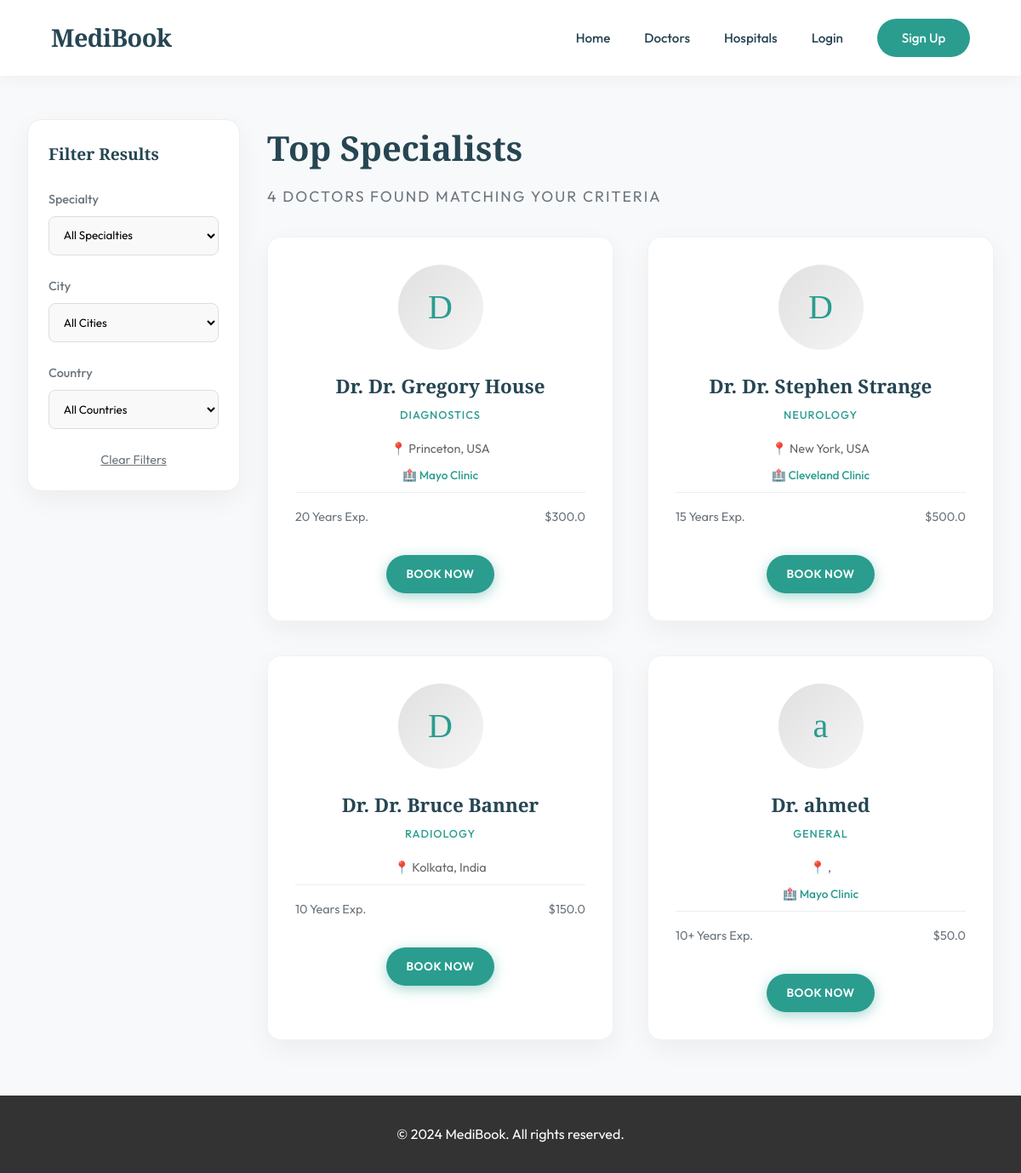
Page /doctors on the committed database.
### database.py (models this page shows)
class Doctor(db.Model):
    id = db.Column(db.Integer, primary_key=True)
    user_id = db.Column(db.Integer, db.ForeignKey('user.id'), nullable=False)
    specialization = db.Column(db.String(100), nullable=False)
    bio = db.Column(db.Text, nullable=True)
    experience_years = db.Column(db.Integer, nullable=True)
    consultation_fee = db.Column(db.Float, nullable=False, default=50.0)
    image_url = db.Column(db.String(200), nullable=True)
    education = db.Column(db.Text, nullable=True)  # Can store multiple degrees/institutions
    city = db.Column(db.String(100), nullable=True)
    country = db.Column(db.String(100), nullable=True)
    hospital_id = db.Column(db.Integer, db.ForeignKey('hospital.id'), nullable=True)
    user = db.relationship('User', backref=db.backref('doctor_profile', uselist=False))
    hospital = db.relationship('Hospital', backref=db.backref('doctors', lazy=True))
    appointments = db.relationship('Appointment', backref='doctor', foreign_keys='Appointment.doctor_id', lazy=True)

class User(UserMixin, db.Model):
    id = db.Column(db.Integer, primary_key=True)
    name = db.Column(db.String(100), nullable=False)
    email = db.Column(db.String(120), unique=True, nullable=False)
    password = db.Column(db.String(200), nullable=False)
    role = db.Column(db.String(20), nullable=False)  # 'patient', 'doctor', 'admin'
    phone_number = db.Column(db.String(20), nullable=True)
    membership_id = db.Column(db.String(20), unique=True, nullable=True)
    appointments_as_patient = db.relationship('Appointment', backref='patient', foreign_keys='Appointment.patient_id', lazy=True)

class Hospital(db.Model):
    id = db.Column(db.Integer, primary_key=True)
    name = db.Column(db.String(150), nullable=False)
    city = db.Column(db.String(100), nullable=False)
    country = db.Column(db.String(100), nullable=False)
    image_url = db.Column(db.String(255), nullable=True)
    description = db.Column(db.Text, nullable=True)
    specialties = db.Column(db.String(200), nullable=True) # Comma separated list for simple filtering

### app.py (the view)
@app.route('/doctors')
def list_doctors():
    specialty = request.args.get('specialty')
    city = request.args.get('city')
    country = request.args.get('country')
    query = Doctor.query
    if specialty:
        query = query.filter(Doctor.specialization.ilike(f'%{specialty}%'))
    if city:
        query = query.filter(Doctor.city.ilike(f'%{city}%'))
    if country:
        query = query.filter(Doctor.country.ilike(f'%{country}%'))
    doctors = query.all()
    specialties = sorted(set([d.specialization for d in Doctor.query.all()]))
    cities = sorted(set([d.city for d in Doctor.query.filter(Doctor.city != None).all()]))
    countries = sorted(set([d.country for d in Doctor.query.filter(Doctor.country != None).all()]))
    return render_template('doctors.html', doctors=doctors, specialties=specialties, cities=cities, countries=countries)

### app.py (called while the page is built, shortened)
def get_current_admin():
    if 'admin_user_id' not in session or 'admin_authenticated' not in session:
        return None

@app.context_processor
def inject_admin_user():
    admin_user = get_current_admin()
    if not admin_user:
        return dict(admin_user=None)
    if current_user.is_authenticated:
        if current_user.id != admin_user.id:
            return dict(admin_user=None)
    return dict(admin_user=admin_user)

### templates/doctors.html (shortened to what this page needs)
{% extends "base.html" %}
{% block content %}
<div class="container page-spacer" style="display: flex; gap: 2rem; padding-top: 120px;">
    <aside class="sidebar-filters" style="width: 250px; flex-shrink: 0;">
        <div class="filter-card">
            <h3>Filter Results</h3>
            <form action="{{ url_for('list_doctors') }}" method="GET">
                <div class="filter-group">
                    <label>Specialty</label>
                    <select name="specialty" onchange="this.form.submit()">
                        <option value="">All Specialties</option>
                    </select>
                </div>
                <div class="filter-group">
                    <label>City</label>
                    <select name="city" onchange="this.form.submit()">
                        <option value="">All Cities</option>
                    </select>
                </div>
                <div class="filter-group">
                    <label>Country</label>
                    <select name="country" onchange="this.form.submit()">
                        <option value="">All Countries</option>
                    </select>
                </div>
                <a href="{{ url_for('list_doctors') }}" class="btn-clear">Clear Filters</a>
            </form>
        </div>
    </aside>
    <div class="results-grid" style="flex-grow: 1;">
        <div class="section-header" style="text-align: left; margin-bottom: 2rem;">
            <h2>Top Specialists</h2>
            <p>{{ doctors|length }} doctors found matching your criteria</p>
        </div>
        <div class="card-grid" style="grid-template-columns: repeat(auto-fill, minmax(280px, 1fr));">
            {% for doctor in doctors %}
            <div class="doctor-card glass-light tilt-card">
                <div class="doctor-avatar">{{ doctor.user.name[0] }}</div>
                <h4>Dr. {{ doctor.user.name }}</h4>
                <p class="specialization">{{ doctor.specialization }}</p>
                <p style="font-size: 0.9rem; color: #666; margin-bottom: 0.5rem;">
                    📍 {{ doctor.city }}, {{ doctor.country }}
                </p>
                {% if doctor.hospital %}
                <p style="font-size: 0.85rem; color: var(--primary); margin-bottom: 0.5rem; font-weight: 500;">
                    🏥 {{ doctor.hospital.name }}
                </p>
                {% endif %}
                <div class="doctor-meta">
                    <span>{{ doctor.experience_years or '10+' }} Years Exp.</span>
                    <span>${{ doctor.consultation_fee }}</span>
                </div>
                <a href="{{ url_for('book_appointment', doctor_id=doctor.id) }}" class="btn btn-sm btn-primary">Book
                    Now</a>
            </div>
            {% else %}
            <div class="no-results">
                <h3>No doctors found</h3>
                <p>Try adjusting your search filters.</p>
            </div>
            {% endfor %}
        </div>
    </div>
</div>
{% endblock %}

### templates/base.html (shortened to what this page needs)
<!DOCTYPE html>
<html lang="en">
<head>
    <link rel="stylesheet" href="{{ url_for('static', filename='css/style.css') }}?v=3">
</head>
<body>
    <nav class="navbar">
        <div class="nav-brand">MediBook</div>
        <div class="nav-links">
            <a href="{{ url_for('index') }}">Home</a>
            <a href="{{ url_for('list_doctors') }}">Doctors</a>
            <a href="{{ url_for('list_hospitals') }}">Hospitals</a>
            {% if current_user.is_authenticated %}
            <a href="{{ url_for('dashboard') }}">Appointments</a>
            <a href="{{ url_for('profile') }}">My Profile</a>
            <span class="user-greeting">Hello, {{ current_user.name }}</span>
            <a href="{{ url_for('logout') }}" class="nav-btn">Logout</a>
            {% else %}
            <a href="{{ url_for('login') }}">Login</a>
            <a href="{{ url_for('register') }}" class="nav-btn">Sign Up</a>
            {% endif %}
        </div>
    </nav>
    <div class="main-content">
        {% block content %}{% endblock %}
    </div>
    <footer style="background: #333; color: white; padding: 2rem; text-align: center; margin-top: 4rem;">
        <div class="container">
            <p>&copy; 2024 MediBook. All rights reserved.</p>
        </div>
    </footer>
</body>
</html>

### static/css/style.css (style rules this page uses)
:root { --primary: #2A9D8F; --primary-dark: #21867a; --secondary: #264653; --accent: #E9C46A; --bg-light: #F8F9FA; --text-main: #2C3E50; --text-muted: #6C757D; --gradient-hero: linear-gradient(135deg, rgba(38, 70, 83, 0.9), rgba(42, 157, 143, 0.8)); --glass-bg: rgba(255, 255, 255, 0.85); --glass-border: 1px solid rgba(255, 255, 255, 0.3); --shadow-soft: 0 10px 30px rgba(0, 0, 0, 0.05); --shadow-hover: 0 20px 40px rgba(0, 0, 0, 0.1); }
* { margin: 0; padding: 0; box-sizing: border-box; }
.page-spacer { padding-top: 140px !important; min-height: 80vh; }
body { font-family: 'Outfit', sans-serif; background-color: var(--bg-light); color: var(--text-main); line-height: 1.7; overflow-x: hidden; }
h1, h2, h3, h4 { font-family: 'Playfair Display', serif; font-weight: 600; }
.navbar { background: rgba(255, 255, 255, 0.95); backdrop-filter: blur(10px); padding: 1.25rem 5%; display: flex; justify-content: space-between; align-items: center; position: fixed; width: 100%; top: 0; z-index: 1000; box-shadow: 0 2px 20px rgba(0, 0, 0, 0.05); }
.nav-brand { font-family: 'Playfair Display', serif; font-size: 1.8rem; font-weight: 700; color: var(--secondary); letter-spacing: -0.5px; }
.nav-links { display: flex; gap: 2.5rem; align-items: center; }
.nav-links a { text-decoration: none; color: var(--secondary); font-weight: 500; font-size: 0.95rem; position: relative; transition: color 0.3s; }
.nav-links a::after { content: ''; position: absolute; width: 0; height: 1px; bottom: -4px; left: 0; background-color: var(--primary); transition: width 0.3s ease; }
.nav-btn { padding: 0.6rem 1.8rem; background-color: var(--primary); color: white !important; border-radius: 50px; transition: all 0.3s ease; }
.btn { display: inline-block; padding: 1rem 2.5rem; border-radius: 50px; font-weight: 600; text-decoration: none; transition: all 0.3s; letter-spacing: 0.5px; text-transform: uppercase; font-size: 0.9rem; }
.btn-primary { background-color: var(--primary); color: white; box-shadow: 0 4px 15px rgba(42, 157, 143, 0.4); }
.container { max-width: 1200px; margin: 0 auto; padding: 0 2rem; }
.card-grid { display: grid; grid-template-columns: repeat(auto-fit, minmax(300px, 1fr)); gap: 2.5rem; }
.glass-light { background: #fff; border: 1px solid rgba(0, 0, 0, 0.05); padding: 2rem; border-radius: 16px; box-shadow: var(--shadow-soft); text-align: center; transition: all 0.3s ease; }
.section-header { text-align: center; margin-bottom: 4rem; }
.section-header h2 { font-size: 2.5rem; color: var(--secondary); margin-bottom: 0.5rem; }
.section-header p { color: var(--text-muted); font-size: 1.1rem; text-transform: uppercase; letter-spacing: 2px; }
.doctor-avatar { width: 100px; height: 100px; background: linear-gradient(135deg, #e0e0e0, #f5f5f5); border-radius: 50%; margin: 0 auto 1.5rem; display: flex; align-items: center; justify-content: center; font-size: 2.5rem; color: var(--primary); font-family: 'Playfair Display', serif; }
.doctor-card h4 { font-size: 1.4rem; color: var(--secondary); margin-bottom: 0.25rem; }
.specialization { color: var(--primary); font-weight: 500; margin-bottom: 1rem; text-transform: uppercase; font-size: 0.8rem; letter-spacing: 1px; }
.doctor-meta { display: flex; justify-content: space-between; padding: 1rem 0; border-top: 1px solid #eee; margin-bottom: 1rem; color: var(--text-muted); font-size: 0.9rem; }
.btn-sm { padding: 0.7rem 1.5rem; font-size: 0.85rem; }
.tilt-card { transform-style: preserve-3d; transition: transform 0.1s ease; will-change: transform; }
.sidebar-filters { position: sticky; top: 120px; height: fit-content; }
.filter-card { background: white; padding: 1.5rem; border-radius: 16px; border: 1px solid #eee; box-shadow: var(--shadow-soft); }
.filter-card h3 { margin-bottom: 1.5rem; font-size: 1.2rem; color: var(--secondary); }
.filter-group { margin-bottom: 1.5rem; }
.filter-group label { display: block; margin-bottom: 0.5rem; font-weight: 500; font-size: 0.9rem; color: var(--text-muted); }
.filter-group select { width: 100%; padding: 0.8rem; border: 1px solid #ddd; border-radius: 8px; background-color: #f9f9f9; font-family: inherit; cursor: pointer; transition: all 0.3s; }
.btn-clear { display: block; text-align: center; color: var(--text-muted); font-size: 0.9rem; text-decoration: underline; margin-top: 1rem; }
:root { --dark-bg: #111A16; --dark-card: #1C2621; --dark-input: #2D3B35; --dark-text: #F0F4F2; --accent-red: #E53E3E; --accent-green: #2A9D8F; }

### rows in the picture
Doctor: user "D", user.name "Dr. Gregory House", specialization "DIAGNOSTICS", city "Princeton", country "USA", hospital.name "Mayo Clinic", experience_years "20", consultation_fee "300.0"
Doctor: user "D", user.name "Dr. Stephen Strange", specialization "NEUROLOGY", city "New York", country "USA", hospital.name "Cleveland Clinic", experience_years "15", consultation_fee "500.0"
Doctor: user "D", user.name "Dr. Bruce Banner", specialization "RADIOLOGY", city "Kolkata", country "India", experience_years "10", consultation_fee "150.0"
Doctor: user "a", user.name "ahmed", specialization "GENERAL", hospital.name "Mayo Clinic", experience_years "10+", consultation_fee "50.0"

### other values in the picture
{{ doctors|length }} "4"
